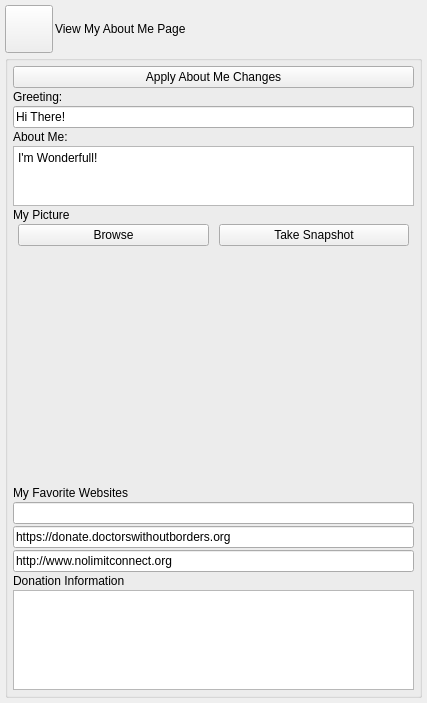
<?xml version="1.0" encoding="UTF-8"?>
<ui version="4.0">
 <class>AppletEditAboutMeUi</class>
 <widget class="QWidget" name="AppletEditAboutMeUi">
  <property name="geometry">
   <rect>
    <x>0</x>
    <y>0</y>
    <width>427</width>
    <height>703</height>
   </rect>
  </property>
  <property name="sizePolicy">
   <sizepolicy hsizetype="Expanding" vsizetype="Expanding">
    <horstretch>0</horstretch>
    <verstretch>0</verstretch>
   </sizepolicy>
  </property>
  <property name="windowTitle">
   <string>Edit About Me</string>
  </property>
  <layout class="QVBoxLayout" name="verticalLayout">
   <property name="spacing">
    <number>2</number>
   </property>
   <property name="leftMargin">
    <number>5</number>
   </property>
   <property name="topMargin">
    <number>5</number>
   </property>
   <property name="rightMargin">
    <number>5</number>
   </property>
   <property name="bottomMargin">
    <number>5</number>
   </property>
   <item>
    <layout class="QHBoxLayout" name="horizontalLayout">
     <property name="spacing">
      <number>2</number>
     </property>
     <item>
      <widget class="VxPushButton" name="m_ViewAboutMePageButton">
       <property name="minimumSize">
        <size>
         <width>48</width>
         <height>48</height>
        </size>
       </property>
       <property name="maximumSize">
        <size>
         <width>48</width>
         <height>48</height>
        </size>
       </property>
       <property name="text">
        <string/>
       </property>
       <property name="iconSize">
        <size>
         <width>48</width>
         <height>48</height>
        </size>
       </property>
      </widget>
     </item>
     <item>
      <widget class="QLabel" name="m_ViewServiceLabel">
       <property name="text">
        <string>View My About Me Page</string>
       </property>
      </widget>
     </item>
     <item>
      <widget class="PermissionWidget" name="m_PermissionWidget" native="true">
       <property name="sizePolicy">
        <sizepolicy hsizetype="Preferred" vsizetype="Minimum">
         <horstretch>0</horstretch>
         <verstretch>0</verstretch>
        </sizepolicy>
       </property>
      </widget>
     </item>
    </layout>
   </item>
   <item>
    <widget class="QGroupBox" name="m_AboutMeGroupBox">
     <property name="title">
      <string/>
     </property>
     <layout class="QVBoxLayout" name="verticalLayout_2">
      <property name="spacing">
       <number>2</number>
      </property>
      <property name="leftMargin">
       <number>5</number>
      </property>
      <property name="topMargin">
       <number>5</number>
      </property>
      <property name="rightMargin">
       <number>5</number>
      </property>
      <property name="bottomMargin">
       <number>5</number>
      </property>
      <item>
       <widget class="QPushButton" name="m_ApplyAboutMeButton">
        <property name="text">
         <string>Apply About Me Changes</string>
        </property>
       </widget>
      </item>
      <item>
       <widget class="QLabel" name="m_GreetingLabel">
        <property name="text">
         <string>Greeting:</string>
        </property>
       </widget>
      </item>
      <item>
       <widget class="QLineEdit" name="m_GreetingEdit">
        <property name="text">
         <string>Hi There!</string>
        </property>
       </widget>
      </item>
      <item>
       <widget class="QLabel" name="aboutMeLabel">
        <property name="text">
         <string>About Me:</string>
        </property>
       </widget>
      </item>
      <item>
       <widget class="QPlainTextEdit" name="m_AboutMeEdit">
        <property name="sizePolicy">
         <sizepolicy hsizetype="Expanding" vsizetype="Expanding">
          <horstretch>0</horstretch>
          <verstretch>0</verstretch>
         </sizepolicy>
        </property>
        <property name="maximumSize">
         <size>
          <width>16777215</width>
          <height>60</height>
         </size>
        </property>
        <property name="plainText">
         <string>I'm Wonderfull!</string>
        </property>
       </widget>
      </item>
      <item>
       <widget class="QLabel" name="m_PictureOfMeLabel">
        <property name="text">
         <string>My Picture</string>
        </property>
       </widget>
      </item>
      <item>
       <layout class="QHBoxLayout" name="horizontalLayout_3">
        <property name="spacing">
         <number>10</number>
        </property>
        <property name="leftMargin">
         <number>5</number>
        </property>
        <property name="topMargin">
         <number>0</number>
        </property>
        <property name="rightMargin">
         <number>5</number>
        </property>
        <property name="bottomMargin">
         <number>5</number>
        </property>
        <item>
         <widget class="QPushButton" name="m_BrowsePictureButton">
          <property name="text">
           <string>Browse</string>
          </property>
         </widget>
        </item>
        <item>
         <widget class="QPushButton" name="m_TakeSnapshotButton">
          <property name="text">
           <string>Take Snapshot</string>
          </property>
         </widget>
        </item>
       </layout>
      </item>
      <item>
       <widget class="QLabel" name="m_PictureOfMeFrame">
        <property name="sizePolicy">
         <sizepolicy hsizetype="Expanding" vsizetype="Expanding">
          <horstretch>0</horstretch>
          <verstretch>0</verstretch>
         </sizepolicy>
        </property>
        <property name="alignment">
         <set>Qt::AlignCenter</set>
        </property>
       </widget>
      </item>
      <item>
       <widget class="QLabel" name="favoriteWebsitesLabel">
        <property name="text">
         <string>My Favorite Websites</string>
        </property>
       </widget>
      </item>
      <item>
       <widget class="QLineEdit" name="m_FavoriteWebsite1Edit"/>
      </item>
      <item>
       <widget class="QLineEdit" name="m_FavoriteWebsite2Edit">
        <property name="text">
         <string>https://donate.doctorswithoutborders.org</string>
        </property>
       </widget>
      </item>
      <item>
       <widget class="QLineEdit" name="m_FavoriteWebsite3Edit">
        <property name="text">
         <string>http://www.nolimitconnect.org</string>
        </property>
       </widget>
      </item>
      <item>
       <widget class="QLabel" name="label_2">
        <property name="text">
         <string>Donation Information</string>
        </property>
       </widget>
      </item>
      <item>
       <widget class="QPlainTextEdit" name="m_DonationEdit">
        <property name="sizePolicy">
         <sizepolicy hsizetype="Expanding" vsizetype="Expanding">
          <horstretch>0</horstretch>
          <verstretch>0</verstretch>
         </sizepolicy>
        </property>
        <property name="maximumSize">
         <size>
          <width>16777215</width>
          <height>100</height>
         </size>
        </property>
        <property name="plainText">
         <string/>
        </property>
       </widget>
      </item>
     </layout>
    </widget>
   </item>
  </layout>
 </widget>
 <customwidgets>
  <customwidget>
   <class>VxPushButton</class>
   <extends>QPushButton</extends>
   <header>VxPushButton.h</header>
  </customwidget>
  <customwidget>
   <class>PermissionWidget</class>
   <extends>QWidget</extends>
   <header>PermissionWidget.h</header>
   <container>1</container>
  </customwidget>
 </customwidgets>
 <resources/>
 <connections/>
</ui>
